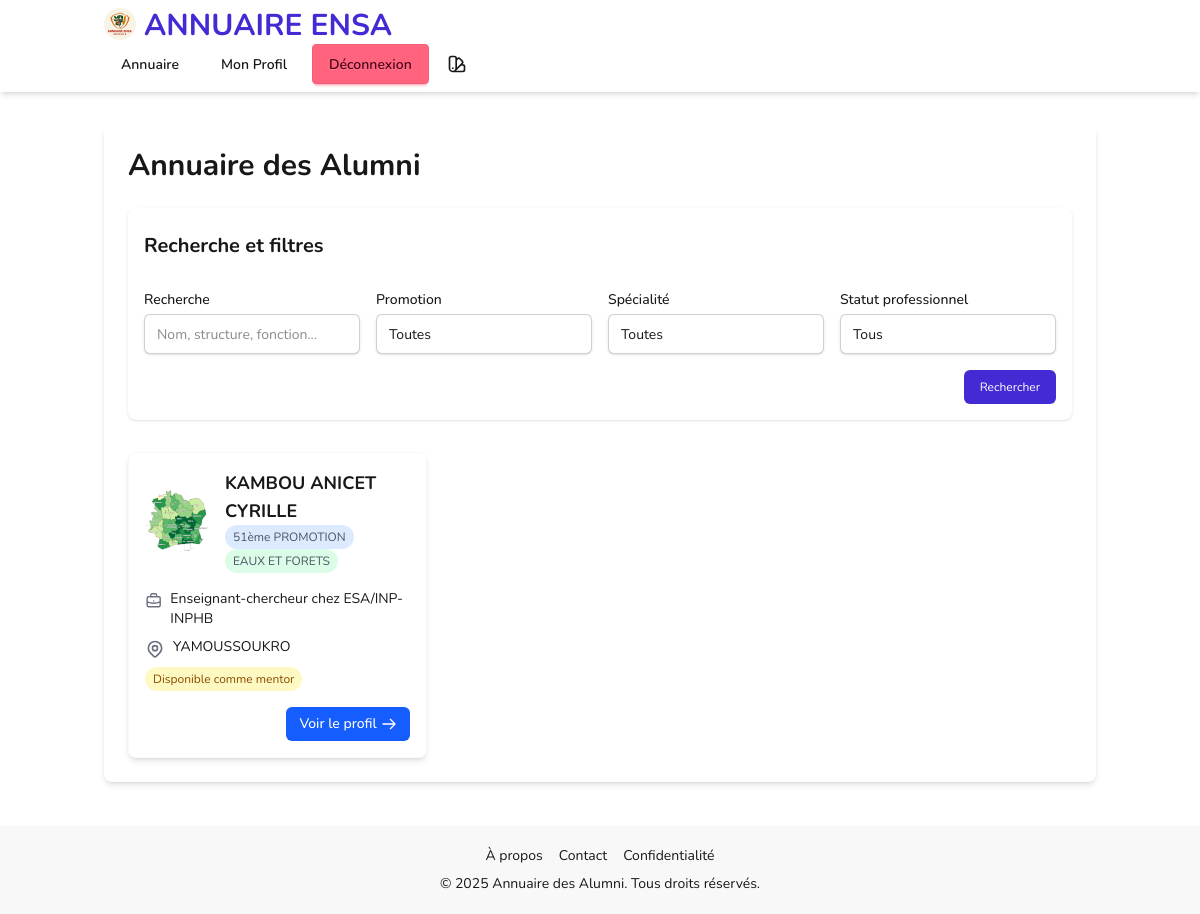
The app's page /annuaire/ (signed in) with its own data.
### models.py (models this page shows, shortened)
class UserProfile(db.Model):
    __tablename__ = 'user_profiles'
    id = Column(Integer, primary_key=True, autoincrement=True)
    user_id = Column(Integer, db.ForeignKey('users.id'), nullable=False)
    created_at = Column(DateTime, default=datetime.utcnow)
    updated_at = Column(DateTime, default=datetime.utcnow, onupdate=datetime.utcnow)
    nom_prenoms = Column(String(100), nullable=False)
    promotion = Column(SQLEnum(PromotionEnum), nullable=True)
    specialite = Column(SQLEnum(SpecialiteEnum), nullable=True)
    structure = Column(String(255), nullable=True)  # Employeur
    fonction = Column(String(100), nullable=True)
    localite_residence = Column(String(100), nullable=True)
    numero_whatsapp = Column(String(20), nullable=True)
    autres_numeros = Column(String(100), nullable=True)
    email = Column(String(255), nullable=False)
    compte_linkedin = Column(String(255), nullable=True)
    biographie = Column(Text, nullable=True)
    photo_filename = Column(String(255), nullable=True)
    cv_filename = Column(String(255), nullable=True)
    statut_professionnel = Column(SQLEnum(StatutProfessionnelEnum), nullable=True)
    is_mentor_available = Column(Boolean, nullable=True, default=False)
    user = db.relationship('User', backref=db.backref('profile', uselist=False))
    __table_args__ = (
        db.CheckConstraint("LENGTH(numero_whatsapp) >= 10", name="check_whatsapp_length"),
    )

### routes/annuaire.py (the view)
@annuaire_bp.route('/')
@login_required
def index():
    profiles = UserProfile.query.all()
    promotions = [promotion.value for promotion in PromotionEnum]
    specialites = [specialite.value for specialite in SpecialiteEnum]
    statuts = [statut.value for statut in StatutProfessionnelEnum]
    return render_template('annuaire/index.html',
                          profiles=profiles,
                          promotions=promotions,
                          specialites=specialites,
                          statuts=statuts)

### models.py (called while the page is built)
@login_manager.user_loader
def load_user(user_id):
    return User.query.get(int(user_id))

    @property
    def is_authenticated(self):
        return True

    @property
    def is_admin(self):
        return self.role == RoleEnum.ADMIN

### templates/annuaire/index.html (shortened to what this page needs)
{% extends 'base.html' %}
{% block content %}
<div class="rounded-lg shadow-md p-6">
    <h1 class="text-3xl font-bold  mb-6">Annuaire des Alumni</h1>
    <div class="fieldset mb-8 bg-base-100 p-4 rounded-lg card shadow-sm">
        <h2 class="fieldset-legend text-xl font-bold  mb-4">Recherche et filtres</h2>
        <form id="search-form" class="grid grid-cols-1 md:grid-cols-4 gap-4">
            <div>
                <label for="query" class="block text-sm font-medium  mb-1">Recherche</label>
                <input type="text" id="query" name="query" placeholder="Nom, structure, fonction..."
                       class="input block w-full rounded-md  shadow-sm  focus:ring-blue-500">
            </div>
            <div>
                <label for="promotion-filter" class="block text-sm font-medium  mb-1">Promotion</label>
                <select id="promotion-filter" name="promotion"
                        class="input block w-full rounded-md  shadow-sm  focus:ring-blue-500">
                    <option value="">Toutes</option>
                </select>
            </div>
            <div>
                <label for="specialite-filter" class="block text-sm font-medium  mb-1">Spécialité</label>
                <select id="specialite-filter" name="specialite"
                        class="input block w-full rounded-md  shadow-sm  focus:ring-blue-500">
                    <option value="">Toutes</option>
                </select>
            </div>
            <div>
                <label for="statut-filter" class="block text-sm font-medium  mb-1">Statut professionnel</label>
                <select id="statut-filter" name="statut"
                        class="input block w-full rounded-md  shadow-sm  focus:ring-blue-500">
                    <option value="">Tous</option>
                </select>
            </div>
            <div class="md:col-span-4 flex justify-end">
                <button type="submit" class="bg-primary hover:bg-secondary text-white px-4 py-2 rounded-md">
                    Rechercher
                </button>
            </div>
        </form>
    </div>
    <div id="profiles-container" class="grid grid-cols-1 sm:grid-cols-2 lg:grid-cols-3 gap-6">
        {% for profile in profiles %}
            <div class="profile-card rounded-lg shadow-md overflow-hidden border border-base-200">
                <div class="p-4">
                    <div class="flex items-center mb-4">
                        <div class="flex-shrink-0 h-16 w-16">
                            {% if profile.photo_filename %}
                                <img class="h-16 w-16 rounded-full object-cover"
                                     src="{{ url_for('static', filename='uploads/photos/' + profile.photo_filename) }}"
                                     alt="{{ profile.nom_prenoms }}">
                            {% else %}
                                <div class="h-16 w-16 rounded-full bg-gray-300 flex items-center justify-center">
                                    <span class="text-2xl">{{ profile.nom_prenoms[:1] }}</span>
                                </div>
                            {% endif %}
                        </div>
                        <div class="ml-4">
                            <h3 class="text-lg font-bold">{{ profile.nom_prenoms }}</h3>
                            <div class="text-sm text-gray-600">
                                {% if profile.promotion %}
                                    <span class="inline-block bg-blue-100  text-xs px-2 py-1 rounded-full mr-1">
                                        {{ profile.promotion.value }}
                                    </span>
                                {% endif %}
                                {% if profile.specialite %}
                                    <span class="inline-block bg-green-100  text-xs px-2 py-1 rounded-full">
                                        {{ profile.specialite.value }}
                                    </span>
                                {% endif %}
                            </div>
                        </div>
                    </div>
                    <div class="space-y-2 mb-4">
                        {% if profile.fonction or profile.structure %}
                            <div class="flex items-start">
                                <div class="text-sm">
                                    {% if profile.fonction %}{{ profile.fonction }}{% endif %}
                                    {% if profile.fonction and profile.structure %} chez {% endif %}
                                    {% if profile.structure %}{{ profile.structure }}{% endif %}
                                </div>
                            </div>
                        {% endif %}
                        {% if profile.localite_residence %}
                            <div class="flex items-start">
                                <div class="text-sm ">{{ profile.localite_residence }}</div>
                            </div>
                        {% endif %}
                        {% if profile.is_mentor_available %}
                            <div class="flex items-center mt-2">
                                <span class="inline-block bg-yellow-100 text-yellow-800 text-xs px-2 py-1 rounded-full">
                                    Disponible comme mentor
                                </span>
                            </div>
                        {% endif %}
                    </div>
                    <div class="flex justify-end">
                        <a href="{{ url_for('profile.view_user_profile', user_id=profile.user_id) }}"
                           class="inline-flex items-center px-3 py-1.5 border border-transparent text-sm font-medium rounded-md text-white bg-blue-600 hover:bg-blue-700">
                            Voir le profil
                            <svg xmlns="http://www.w3.org/2000/svg" class="h-4 w-4 ml-1" fill="none" viewBox="0 0 24 24" stroke="currentColor">
                                <path stroke-linecap="round" stroke-linejoin="round" stroke-width="2" d="M14 5l7 7m0 0l-7 7m7-7H3" />
                            </svg>
                        </a>
                    </div>
                </div>
            </div>
        {% endfor %}
    </div>
</div>
{% endblock %}

### templates/base.html (style rules this page uses)
body { font-family: 'Nunito', sans-serif; }
h1, h2 { font-family: 'Nunito', serif; }

### templates/annuaire/index.html (style rules this page uses)
.profile-card { transition: transform 0.3s ease, box-shadow 0.3s ease; }
body { font-family: 'Nunito', Helvetica, Arial, sans-serif; }
h1, h2 { font-family: 'Nunito', serif; }

### records on screen
UserProfile: photo_filename (picture), nom_prenoms "KAMBOU ANICET CYRILLE", promotion.value "51ème PROMOTION", specialite.value "EAUX ET FORETS", fonction "Enseignant-chercheur", shows "chez", structure "ESA/INP-INPHB", localite_residence "YAMOUSSOUKRO", is_mentor_available "Disponible comme mentor"
